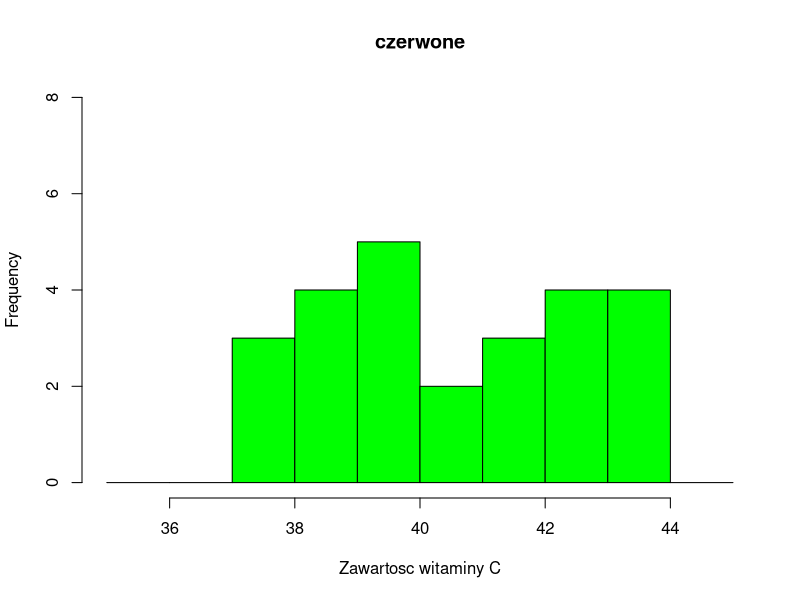

R code for this plot:
##########################################         DANE         ###########################################
czerwone <- c(37.342,
              37.713,
              37.986,
              38.148,
              38.581,
              38.629,
              38.971,
              39.429,
              39.712,
              39.722,
              39.87,
              39.876,
              40.268,
              40.617,
              41.071,
              41.528,
              41.732,
              42.33,
              42.36,
              42.379,
              42.588,
              43.037,
              43.117,
              43.192,
              43.758
)

czarne <- c(35.145,
            36.591,
            36.898,
            37.469,
            37.56,
            37.562,
            38.332,
            38.51,
            40.063,
            40.159,
            40.469,
            40.621,
            40.743,
            40.755,
            40.786,
            40.931,
            41.173,
            41.327,
            41.417,
            41.466,
            41.567,
            42.057,
            42.675,
            43.27,
            44.17
)

##########################################      ZADANIE 1       ##########################################

#MIARY POLOZENIA
#srednia
average <- function(x) {
    suma <- 0
    for (n in x) {
        suma <- suma + n
    }
    return (suma/length(x))
}

#kwantyl - x wektor, p wartosc w procentach (0 - 1.0)
quantile <- function(x, p) {
    x <- sort(x, decreasing = FALSE)
    return (x[ceiling(p * length(x))])
}

#dominanta
dominant <- function(x) {
    #elementy z pierwszej kolumny - wartwartosc zliczanego elementu wektora x
    #elementy z drugiej kolumny - ilosc wystapien
    wystapienia <- matrix(nrow = 0, ncol = 2)
    for(n in x){
        y <- which(wystapienia[,1] == n)
        #funkcja dla sprawdzenia czy y jest integer(0)
        is.integer0 <- function(x) {
            is.integer(x) && length(x) == 0L
        }
        #jezeli n jest ju¿ w pierwszej kolumnie wystapienia
        if(!is.integer0(y)){
            #zwiêkszksz liczbê wyst¹pieñ o jeden
            wystapienia[y, 2] <- wystapienia[y, 2] + 1
        }
        #jezeli n jeszcze nie ma
        else{
            #ilosc wyst¹pieñ n - 1
            wystapienia <- rbind(wystapienia, c(n, 1))
        }
    }
  #nr wiersza maksymalnego elementu z drugiej kolumny, wskazuje dominante wektora x
    sorted <- sort(wystapienia[,2], decreasing = TRUE)
    nrWiersza <- which(wystapienia[,2] == sorted[1])
    max <- wystapienia[nrWiersza[1],1]
    return (max)
    
}

#MIARY ZROZNICOWANIA
#rozstep
distance <- function(x) {
    sorted <- sort(x)
    return (sorted[length(sorted)] - sorted[1])
}
#rozstep miêddzykwartylowy
distanceBtwQuantile <- function(x) {
    q3 <- quantile(x, 0.75)
    q1 <- quantile(x, 0.25)
    return (q3 - q1)
}
#moment centralny - funkcja pomocnicza
#x - wektor danych, k - stopien momentu centralnego
centralMoment <- function(x, k) {
    suma <- 0
    for (n in x){
        suma <- suma + (n - average(x)) ^ k
    }
    return (suma/length(x))
}
#wariancja
variance <- function(x) {
    return (centralMoment(x, 2))
}
#odchylenie standardowe
standardDeviation <- function(x) {
    return (sqrt(variance(x)))
}
#wspolczynnik zmiennosc
variationCoef <- function(x) {
    return (standardDeviation(x)/average(x))
}

#MIARY ASYMETRII
#skosnosc
slant <- function(x) {
    momCentk3 <- centralMoment(x, 3)
    odchStanDo3 <- standardDeviation(x)^3
    return (momCentk3/odchStanDo3)
}

#MIARY SKUPIENIA
#kurtoza
kurtoza <- function(x) {
    momCentk4 <- centralMoment(x, 4)
    odchStanDo4 <- standardDeviation(x)^4
    return (momCentk4/odchStanDo4)
}
#wspolczynnik Giniego
gini <- function(x) {
    sorted <- sort(x)
    suma <- 0
    for(i in 1:length(x)){
        dodaj <- (2*i - length(x) - 1) * sorted[i]
        suma <- suma + dodaj
    }
    podziel <- length(x)^2 * average(x)
    return (suma/podziel)
}

#HISTOGRAM
#histogram
histFun <- function(vektor, nazwa) {
    hist(
    vektor,
    main=nazwa,
    xlab="Zawartosc witaminy C",
    freq=TRUE,
    col="green",
    xlim=c(35, 45), #przedzial X
    ylim=c(0, 8),
    breaks=c(35, seq(35, 45, 1)) #przedzial x - zaczyna sie w 34, do 46, co 1
    )
    print(paste("Wygenerowano histogram dla: ", nazwa))
}

funkcjaZadania1 <- function(vec) {
    name <- deparse(substitute(vec)) #pobranie nazwy zmiennej
    print("Miary polozenia: ")
    print(paste("Srednia: ", average(vec)))
    print(paste("Pierwszy kwartyl: ", quantile(vec, 0.25)))
    print(paste("Mediana: ", quantile(vec, 0.5)))
    print(paste("Trzeci kwartyl: ", quantile(vec, 0.75)))
    print(paste("Dominanta: ", dominant(vec)))
    print("")
    print("Miary zroznicowania: ")
    print(paste("Rozstep: ", distance(vec)))
    print(paste("Rozstep miedzykwartylowy: ", distanceBtwQuantile(vec)))
    print(paste("Wariancja: ", variance(vec)))
    print(paste("Odchylenie standardowe: ", standardDeviation(vec)))
    print(paste("Wspolczynnik zmiennosci: ", variationCoef(vec)))
    print("")
    print("Miary asymetrii: ")
    print(paste("Skosnosc: ", slant(vec)))
    print("")
    print("Miary skupienia: ")
    print(paste("Kurtoza: ", kurtoza(vec)))
    print(paste("Wspolczynnik Giniego: ", gini(vec)))
    histFun(vec, name)
}

wypiszDane <- function (vec) {
    name <- deparse(substitute(vec))
    print(paste(name, ":"))
    print(vec)
    print(paste(name, ", posortowane:"))
    print(sort(vec))
    print("")
}

#wypisanie danych
drukujCzerwone = TRUE

if (drukujCzerwone) {
    wypiszDane(czerwone)
    funkcjaZadania1(czerwone)
} else {
    wypiszDane(czarne)
    funkcjaZadania1(czarne)
}


##########################################      ZADANIE 2       ##########################################

#Szereg rozdzielczy punktowy ----
diffMinMax <- function(table){
  return(max(table) - min(table))
}

diffMinMaxczerwone = diffMinMax(czerwone)
diffMinMaxczarne = diffMinMax(czarne)
k = sqrt(length(czerwone))  
#dlugosc taka sama dla obu tablic

h <- function(val, k){
  return(val/k)  
}

boundCzerwone = h(diffMinMaxczerwone, k)
boundCzarne = h(diffMinMaxczarne, k)


#Granice przedzialow ----
lowerBoundaryczerwone = czerwone[1]-(0.5*boundCzerwone)
lowerBoundaryczarne = czarne[1]-(0.5*boundCzarne)

boundary <- function(lowerBoundary, bound, color){
  count = 1
  boundaryTable <- c(lowerBoundary)
  while(boundaryTable[count]<max(color)){
    count = count + 1
    boundaryTable[count] = boundaryTable[count - 1] + bound
  }
  return(boundaryTable)
}

boundaryczerwone = boundary(lowerBoundaryczerwone, boundCzerwone, czerwone)
boundaryczarne = boundary(lowerBoundaryczarne, boundCzarne, czarne)
boundaryczerwone


emptyTable <- function(){
  count = 1
  myTable <- c()
  while(count<length(boundaryczerwone)){
    myTable[count] = ''
    count = count + 1
  }
  #zwracana tablica bedzie o 1 rozmiar mniejsza od boundaryczerwone
  return(myTable)
}

#Numer klasy szeregu rozdzielczego ----
vecIFunc = function(){
  count = 1
  myTable <- c()
  while(count<length(boundaryczerwone)){
    myTable[count] =  count
    count = count + 1
  }
  return(myTable)
} 

vecI = vecIFunc()


#Gorna granica przedzialu klasowego szeregu rozdzielczego ----
vecAiFunc = function(color, bound){
  count = 1
  upperCompartments <- c()
  for(eachOne in 1:length(color)-1){
    if(color[eachOne+1] > bound[count] & color[eachOne+1] < bound[count+1]){
    next
    }
    else{
    upperCompartments[count] = color[eachOne]  #gdyby np. byla tylko jedna wartosc w przedziale
    count = count + 1
    }
  }
  upperCompartments[count] = color[length(color)]
  #jesli w ostatnim przedziale jest tylko jedna wartosc
  return(upperCompartments)
}

vecAiCzerwone = vecAiFunc(czerwone, boundaryczerwone)
vecAiCzarne = vecAiFunc(czarne, boundaryczarne)


#Liczebnosc i-tej klasy szeregu rozdzielczego ----
vecNiFunc = function(vecAi, color, bound){
  howManyElements <- c()
  for(i in 1:length(vecAi)){
    howManyElements[i] = 0
  }
  howManyElements[1] = howManyElements[1] - 1
  howManyElements[length(vecAi)] = howManyElements[length(vecAi)] + 1

  count = 1
  upperCompartments <- c()
  for(eachOne in 1:length(color)-1){
    if(color[eachOne+1] > bound[count] & color[eachOne+1] < bound[count+1]){
      howManyElements[count] = howManyElements[count] + 1
    }
    else{
      howManyElements[count] = howManyElements[count] + 1
      count = count + 1
    }
  }
  return(howManyElements)
}

vecNiCzerwone = vecNiFunc(vecAiCzerwone, czerwone, boundaryczerwone)
vecNiCzarne = vecNiFunc(vecAiCzarne, czarne, boundaryczarne)


#Liczebnosc skumulowana i-tej klasy szeregu rozdzielczego ----
vecNisFunc <- function(vecNi){
  sumOfElements <- c(vecNi[1])
  for(eachOne in 2:length(vecNi)){
   sumOfElements[eachOne] = sumOfElements[eachOne - 1] + vecNi[eachOne]
  }
  return(sumOfElements)
}

vecNisczerwone = vecNisFunc(vecNiCzerwone)
vecNisczarne = vecNisFunc(vecNiCzarne)

#Dystrybuanta skumulowana ----
vecSnFunc <- function(vecNis, color){
  tableVecOfSn <- c()
  for(eachOne in 1:length(vecNis)){
    tableVecOfSn[eachOne] = vecNis[eachOne]/length(color)
  }
  return(tableVecOfSn)
}

vecSnCzerwone = vecSnFunc(vecNisczerwone, czerwone)
vecSnCzarne = vecSnFunc(vecNisczarne, czarne)

averageCzerwone = average(czerwone)
averageCzarne = average(czarne)


varianceCzerwone = variance(czerwone)
varianceCzarne = variance(czarne)


#Odchylenie standardowe ----
standardDeviationCzerwone = sqrt(varianceCzerwone)
standardDeviationCzarne = sqrt(varianceCzarne)

#Zestandaryzowana wartosc zmiennej w przedziale, liczona wg wzoru u = ( ai - srednia ) / odch.std. ----
vecU <- function(vecAi, average, standardDeviation){
  tableOfU <- c()
  for(eachOne in 1:length(vecAi)){
    tableOfU[eachOne] = (vecAi[eachOne] - average)/standardDeviation
  }
  return(tableOfU)
}

vecUCzerwone = vecU(vecAiCzerwone, averageCzerwone, standardDeviationCzerwone)
vecUCzarne = vecU(vecAiCzarne, averageCzarne, standardDeviationCzarne)

#Skumulowana dystrybuanta dla wartosci zestandaryzowanej ----
vecFxFunc <- function(vecU){
  tableOfFx <- c()
  for(eachOne in 1:length(vecU)){
    tableOfFx[eachOne] = pnorm(vecU[eachOne])
  }
  return(tableOfFx)
}

vecFxCzerwone = vecFxFunc(vecUCzerwone)
vecFxCzarne = vecFxFunc(vecUCzarne)


#Roznica miedzy dystrybuanta skumulowana a dystrybuanta dla rozkladu normalnego ----
vecSnFnFunc <- function(vecSn, vecFx){
  tableSnFn <- c()
  for(eachOne in 1:length(vecSn)){
    tableSnFn[eachOne] = abs(vecSn[eachOne]-vecFx[eachOne])
  }
  return(tableSnFn)
}

vecSnFnCzerwone = vecSnFnFunc(vecSnCzerwone, vecFxCzerwone)
vecSnFnCzarne = vecSnFnFunc(vecSnCzarne, vecFxCzarne)

row.names <- emptyTable()
column.names <- c('i', 'ai', 'ni', 'nis', 'Sn(x)', 'u', 'F(x)', '|Sn(x)-F(x)|')

matrix.names <- c('\nTest Kolmogorowa-Smirnowa dla pozycji czerwonych')
result <- array(c(vecI, vecAiCzerwone, vecNiCzerwone, vecNisczerwone, vecSnCzerwone, vecUCzerwone, vecFxCzerwone, vecSnFnCzerwone), dim = c((length(boundaryczerwone)-1), 8, 1), dimnames = list(row.names, column.names, matrix.names))
print(result)

matrix.names <- c('\nTest Kolmogorowa-Smirnowa dla pozycji czarnych')
result <- array(c(vecI, vecAiCzarne, vecNiCzarne, vecNisczarne, vecSnCzarne, vecUCzarne, vecFxCzarne, vecSnFnCzarne), dim = c((length(boundaryczerwone)-1), 8, 1), dimnames = list(row.names, column.names, matrix.names))
print(result)

dnFunc <- function(vecSnFn){
  return(max(vecSnFn))
}

dnCzerwone = dnFunc(vecSnFnCzerwone)
dnCzarne = dnFunc(vecSnFnCzarne)

#Poziom istotnosci alfa (0.05) ----
dnAlfa = 0.26404

result <- function(dn){
  if(dn<dnAlfa){
    print('Rozklad jest normalny')
  }
  else{
    print('Rozklad nie jest normalny')
  }
}

resultCzerwone = result(dnCzerwone)
resultCzarne = result(dnCzarne)

##########################################      ZADANIE 3       ##########################################

# Wspolczynnik ufnosci 1 - alfa = 0.98
# alfa = 0.02

# Wspolczynnik T-Studenta
TStudentCoefficient <- function(conf, n) {
  return(qt((1 - conf) / 2, n - 1, lower.tail = FALSE, log.p = FALSE))
}

# Przedzial ufnosci dla sredniej zawartosci witaminy C w owocach czerwonej porzeczki
trustIntervalLowerEndpoint <- function(av, Tcoe, stdDev, n) {
  lowerEndpoint = av - Tcoe * (stdDev / sqrt(n - 1))
  return(lowerEndpoint)
}

trustIntervalUpperEndpoint <- function(av, Tcoe, stdDev, n) {
  upperEndpoint = av + Tcoe * (stdDev / sqrt(n - 1))
  return(upperEndpoint)
}

# Wzgledna precyzja oszacowania
estimationPrecision <- function(ue, le, av){
  relativePrecision = 0.5 * (ue - le) / av
  return(relativePrecision)
}

# Przedzial ufnosci dla zawartosci witaminy C w czerwonej porzeczce
lowerEndpointRed <- trustIntervalLowerEndpoint(average(czerwone), TStudentCoefficient(0.98, 25), standardDeviation(czerwone), 25)
upperEndpointRed <- trustIntervalUpperEndpoint(average(czerwone), TStudentCoefficient(0.98, 25), standardDeviation(czerwone), 25)

# Precyzja oszacowania dla zawartosci witaminy C w czerwonej porzeczce
precisionOfEstimation <- estimationPrecision(upperEndpointRed, lowerEndpointRed, average(czerwone))

##########################################      ZADANIE 4       ##########################################

amountCzarne <- length(czarne)

# Wspoczynnik ufnosci 1 - alfa = 0.98
alfa <- 0.02
# Odczytanie wartosci kwantyli rozkladu chi^2 dla danej ufnosci przy n-probek

chiSqCoef <- function(ufn, n) {
    return(qchisq(ufn, n - 1))
}
#Granice przedzialu ufnosci dla wariancji zawartosci wit. C w Czarnej porzeczce
valBoundary <- function(n, war, wspChi) {
    return((n * war) / wspChi)
}
#Wzgledna precyzja oszacowania
relValPrecision <- function(dolnaGranica, gornaGranica, war) {
    return(((0.5 * (gornaGranica - dolnaGranica)) / war)*100)
}

#Wsplczynniki chiKwadrat dla: chi(0.01,24), chi(0.99,24)

chiKwadrat1 <- chiSqCoef(alfa / 2, amountCzarne) 
chiKwadrat2 <- chiSqCoef(1 - (alfa / 2), amountCzarne)

#Przedzial ufnosci dla zawartosci wit. C w Czarnej porzeczce
upperValBoundary <- valBoundary(amountCzarne, variance(czarne), chiKwadrat1) #obliczana dla ufnoï¿½ci 0.01
lowerValBoundary <- valBoundary(amountCzarne, variance(czarne), chiKwadrat2) #obliczana dla ufnoï¿½ci 0.99

#Precyzja oszacowania dla zawartosci wit. C w Czarnej porzeczce
precyzjaCzarna <- relValPrecision(lowerValBoundary, upperValBoundary, variance(czarne))

##########################################      ZADANIE 5       ##########################################

#liczebnosc probek
amount <- 25

"wariancje obu rozkladow nie sa znane,
nie wiemy tez czy sa rowne
- zatem, aby wybrac dobra statystyke testowa nalezy najpierw wykonac
test hipotezy, ze sa one rowne"

# badanie H_0: sigma1^2 = sigma2^2, alpha = 0.05

#srednie probkowe
avgCzerwone <- average(czerwone)
avgCzarne <- average(czarne)

print(avgCzerwone)
print(avgCzarne)

#wariancje probkowe
varianceCzerwone <- variance(czerwone)
varianceCzarne <- variance(czarne)

print(varianceCzerwone)
print(varianceCzarne)

#wyznaczenie nieobciozonych estymatorow wariancji
unbiasedVarianceEstCzerwone <- amount * varianceCzerwone/(amount - 1)
unbiasedVarianceEstCzarne <- amount * varianceCzarne/(amount - 1)

print(unbiasedVarianceEstCzerwone)
print(unbiasedVarianceEstCzarne)

# f- stosunek wartosci estymatorow
"nie ma podstaw do odrzucenia hipotezy,
jesli wartosc f nie nalezy do obszaru krytycznego "

if (unbiasedVarianceEstCzerwone >= unbiasedVarianceEstCzarne){
  f <- unbiasedVarianceEstCzerwone / unbiasedVarianceEstCzarne
}else{
  f <- unbiasedVarianceEstCzarne / unbiasedVarianceEstCzerwone
}

print(f)

"mozliwe jest skorzystanie z testu t-Studenta"

#wyznaczenie statystyki testowej
#nalezy sprawdzic, czy nalezy do obszaru krytycznego
T <- (avgCzerwone - avgCzarne)/sqrt((amount*(varianceCzerwone+varianceCzarne)/(2*amount-2))*(2/amount))

print(T)

